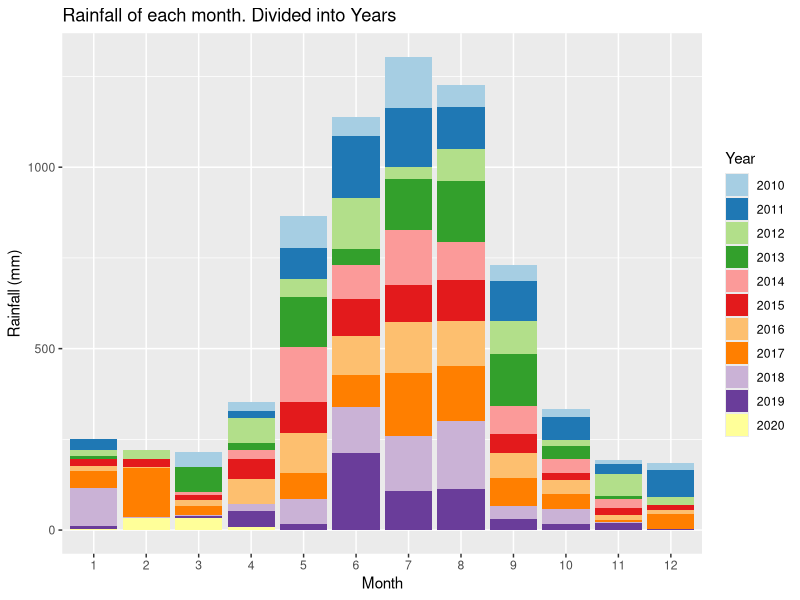
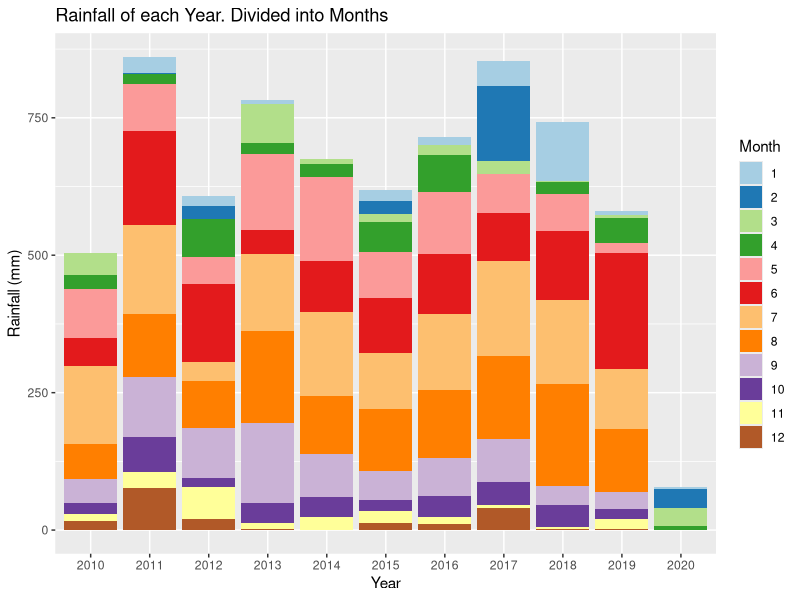
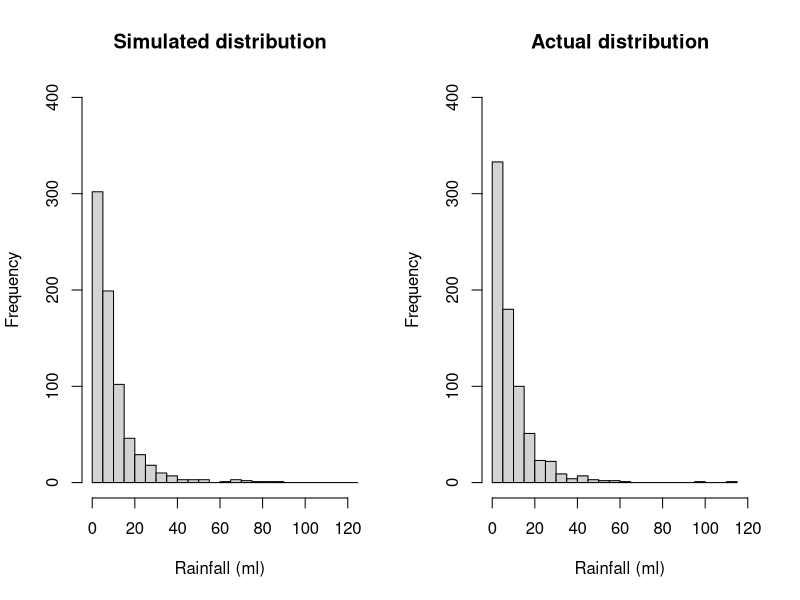
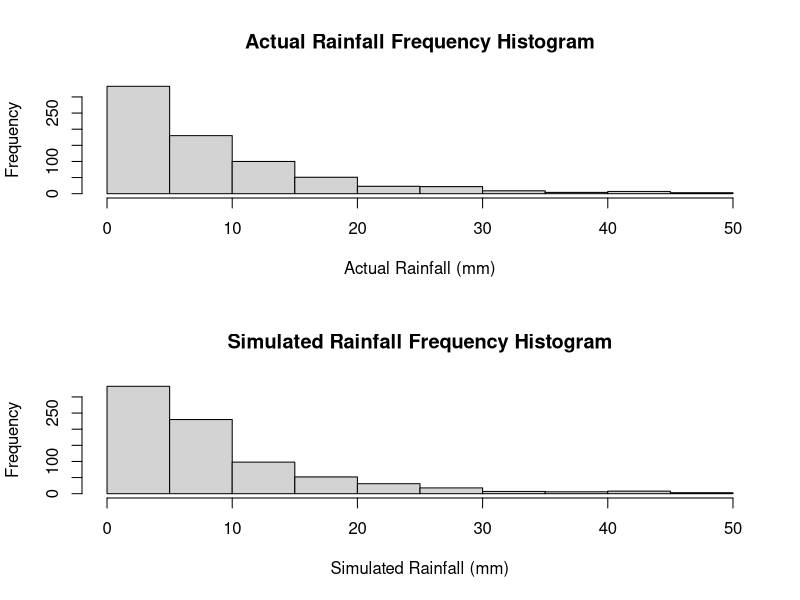
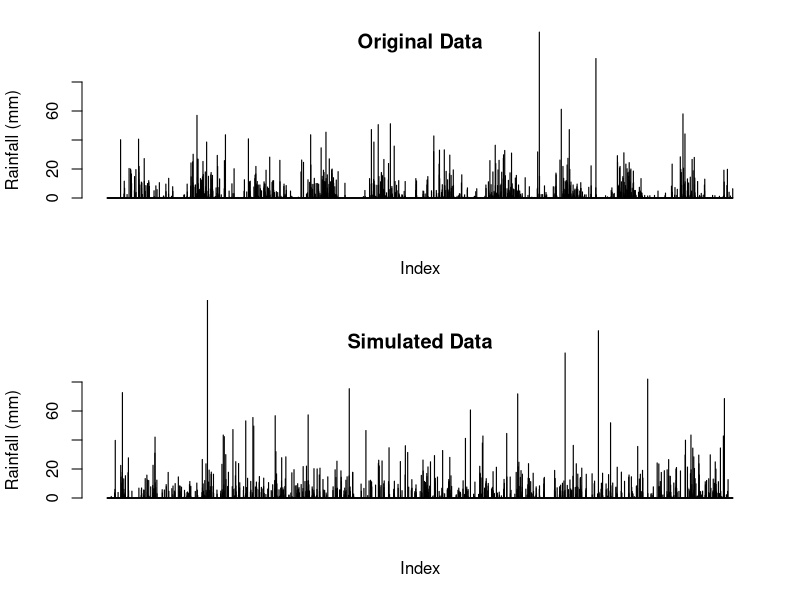
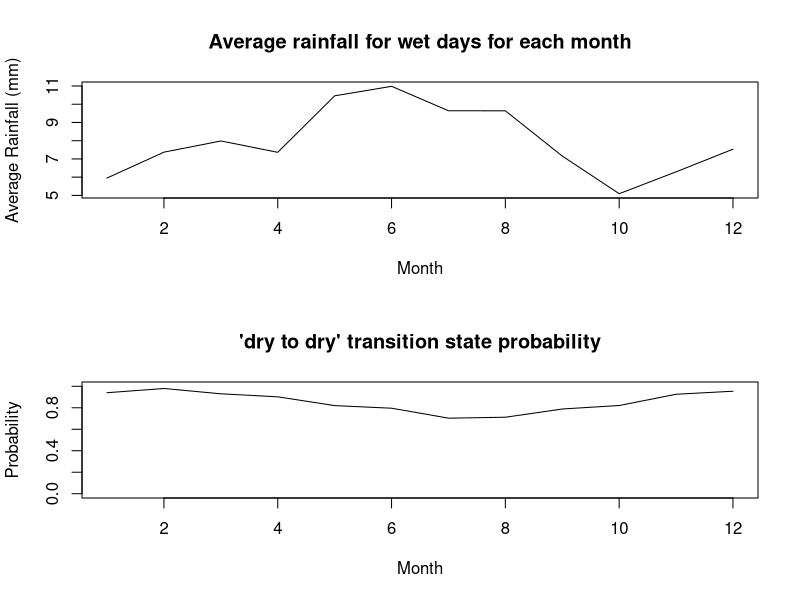
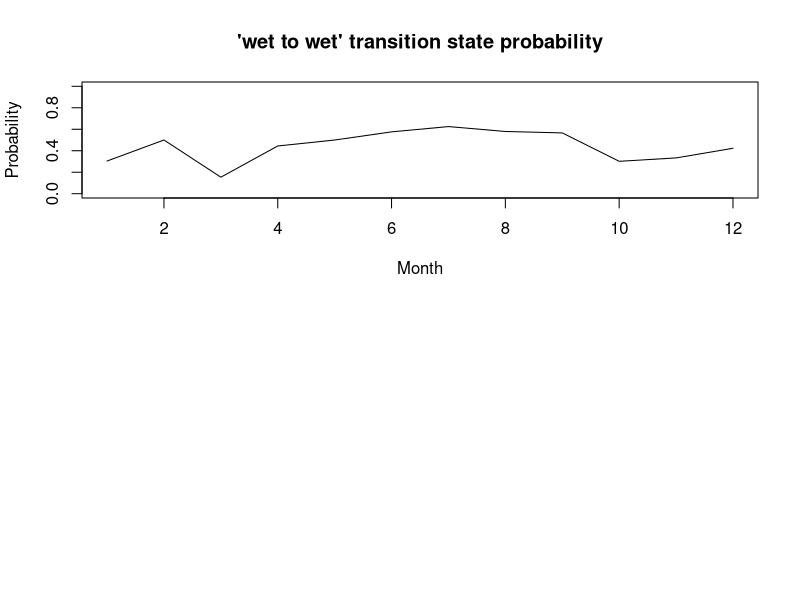
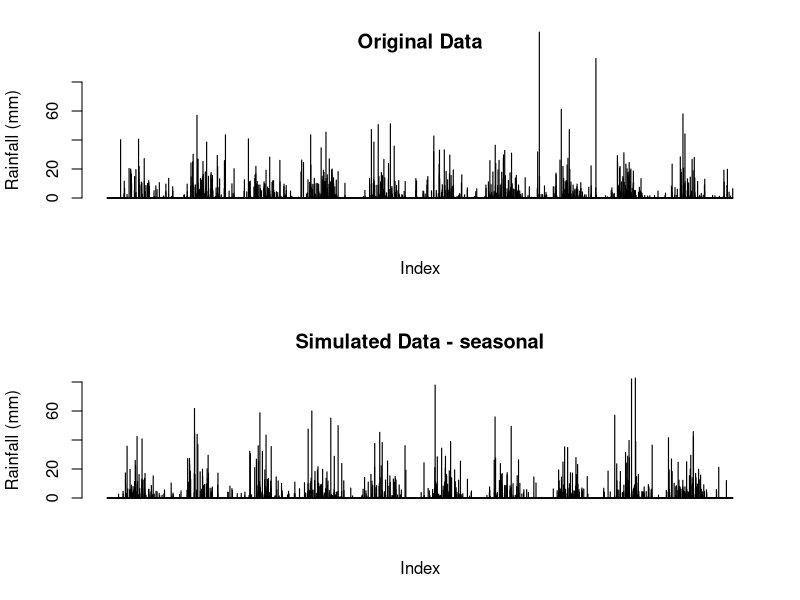

Source code (R) for these figures, in order:
## ---- chunk 1
knitr::opts_chunk$set(echo = TRUE)
## ---- chunk 2
# Reading in the data from the csv file
data <-  read.csv("IDCJAC0009_009225_1800_Data.csv")
weather_data <- data
weather_data <- weather_data[which(is.na(weather_data$Rainfall.amount..millimetres.) == FALSE),] # excluding rows with no rainfall record made 
## ---- chunk 3
weather_data$date <- do.call(paste, c(weather_data[c("Day", "Month", "Year")], sep = "-")) # creating a column that contains the date for easy indentification
## ---- chunk 4
# function to categorise day as either 'wet' or 'dry' for the Markov Chain functions
state <- function(x){
  stateList <- c()
  for(ii in 1:length(x)){
    if(x[ii] < 1){
      stateList <- c(stateList, "dry")
    }
    if(x[ii] >= 1){
      stateList <- c(stateList, "wet")
    }
  }
  return(stateList)
}
weather_data$state <- state(weather_data$Rainfall.amount..millimetres.)
## ---- chunk 5
head(weather_data[,c('Rainfall.amount..millimetres.','state')], 10)
## ---- chunk 6
# function establishing Markov Chain transition state. Establishing the relationship between the rainfall of a given day and the day before it.
transitionState <- function(x){
  transitionStateList <- c('') #can't find transition state of first observation
  for(i in 2:length(x)){
    if(x[i] == "dry"){
      if (x[i-1] == "dry"){
        transitionStateList <- c(transitionStateList, "DryToDry")
      }
      else {
        transitionStateList <- c(transitionStateList, "WetToDry")
      }
    }
    if(x[i] == "wet"){
      if (x[i-1] == "dry"){
        transitionStateList <- c(transitionStateList, "DryToWet")
      }
      else {
        transitionStateList <- c(transitionStateList, "WetToWet")
      }
    }
  }
  return(transitionStateList)
}
weather_data$transitionState <- transitionState(weather_data$state)
## ---- chunk 7
head(weather_data[,c('Rainfall.amount..millimetres.','state', 'transitionState')], 10)
## ---- chunk 8
train_data <- subset(weather_data, Year >= 2010) # only look at the most recent, relevant data.
library(ggplot2)
library(RColorBrewer)

# explorative plots investigating the distribution of rainfall across months and years

# Plotting the rainfall data (grouped by years and months)
# Distribution of rainfall by month (segmented by year)
ggplot(train_data, aes(x = factor(Month), y = Rainfall.amount..millimetres., fill = factor(Year))) + 
  geom_bar(stat = "identity") + 
  scale_fill_brewer(palette = "Paired") + 
  xlab("Month")+
  ylab("Rainfall (mm)")+
  labs(fill = "Year")+
  ggtitle("Rainfall of each month. Divided into Years")
# There does appear to be a rough distribution of rainfall by month. Most years May, June, July, August, and September (month 5-9) have the most rain. There are outliers

ggplot(train_data, aes(x = factor(Year), y = Rainfall.amount..millimetres., fill = factor(Month))) + 
  geom_bar(stat = "identity") + 
  scale_fill_brewer(palette = "Paired") + 
  xlab("Year")+
  ylab("Rainfall (mm)")+
  labs(fill = "Month")+
  ggtitle("Rainfall of each Year. Divided into Months")
# There does not appear to be any obvious pattern in the rainfall across the 10 years (note. 2020 only contains 4 months of data, hence the low rainfall). The average looks to be around 650-700 mm. 
## ---- chunk 9
table(train_data$Month, train_data$Year) # only four months of data in 2020
## ---- chunk 10
#Calculating transition state probabilities, in general (no respect to month or season)
weatherTable <- table(train_data$transitionState)
weatherTable

probWetToWet = weatherTable['WetToWet'] / (weatherTable['WetToWet'] + weatherTable['WetToDry'])
probWetToWet

probDryToDry = weatherTable['DryToDry'] / (weatherTable['DryToDry'] + weatherTable['DryToWet'])
probDryToDry
## ---- chunk 11
#Basic generator (No seasonal variation)

#calculated above
generateRainfallBasic <- function(genLength){
  currentState = "dry" # Years start with very little rain, so more likely to start dry
  rainAmountList <- c()
  for (i3 in 1:genLength){
    if (currentState == "dry"){
      if (runif(1) < probDryToDry){
        currentState = "dry"
      }
      else{
        currentState = "wet"
      }
    }
    else if (currentState == "wet"){
      if (runif(1) < probWetToWet){
        currentState = "wet"
      }
      else{
        currentState = "dry"
      }
    }
                                      #generating amount of rainfall if state is wet, else 0
    if (currentState == "wet"){
      rainAmount <- 5.66*exp(rnorm(1))
      rainAmountList <- c(rainAmountList, rainAmount)
    }
    else{
      rainAmountList <- c(rainAmountList, 0)
    }
  }
  return(rainAmountList)
}
## ---- chunk 12
#comparing log-normal against actual data, veeerryyyy close fit, will use log-normal for rainfall sim
par(mfrow=c(1,2))
p1 <- 5.66*exp(rnorm(732))
hist(p1, breaks = 30, xlim = c(0,120), ylim = c(0,400), main = "Simulated distribution", xlab = "Rainfall (ml)")

p2 <- train_data$Rainfall.amount..millimetres.[train_data$Rainfall.amount..millimetres.>1]
hist(p2, breaks = 30, xlim = c(0,120), ylim = c(0,400), main = "Actual distribution", xlab = "Rainfall (ml)")

mean(p1)
mean(p2)
## ---- chunk 13
#Basic generator tests
testRainfall = generateRainfallBasic(3761)

par(mfrow=c(2,1))
hist(train_data$Rainfall.amount..millimetres.[train_data$Rainfall.amount..millimetres.>1 & train_data$Rainfall.amount..millimetres.<50], xlab = "Actual Rainfall (mm)", main = "Actual Rainfall Frequency Histogram")
hist(testRainfall[testRainfall > 1 & testRainfall <50], xlab = "Simulated Rainfall (mm)", main = "Simulated Rainfall Frequency Histogram")

par(mfrow=c(2,1))
barplot(train_data$Rainfall.amount..millimetres., ylim = c(0,80), main = "Original Data", ylab = "Rainfall (mm)", xlab = "Index")
barplot(testRainfall, ylim = c(0,80), main = "Simulated Data", ylab = "Rainfall (mm)", xlab = "Index")
## ---- chunk 14
#Calculates the transition probabilities for each month

transitonStatesMonthsFrame <- data.frame(list(rep(0, 12), list(rep(0, 12), list(rep(0, 12), list(rep(0, 12)))))) #Initialises 12x4 frame filled with zeroes (4 columns for each transition state, 12 rows for each month)
names(transitonStatesMonthsFrame) <- c('DryToDry', 'DryToWet', 'WetToDry', 'WetToWet')

#Makes the dataframe with the count of each transition state with each month
for (i4 in 1:dim(train_data)[1]){
  tempTransitionState <- train_data[i4, 'transitionState']
  tempMonth <- train_data[i4, 'Month'] 
  transitonStatesMonthsFrame[tempMonth, tempTransitionState] <- transitonStatesMonthsFrame[tempMonth, tempTransitionState]+1 # increase count of tempTransitionState for month tempMonth by 1
}
## ---- chunk 15
head(transitonStatesMonthsFrame, 10)
## ---- chunk 16
#Calculates the transition state probabilities for each month in the data frame
probTransitonStatesMonthsFrame <- transitonStatesMonthsFrame
for (i in 1:dim(transitonStatesMonthsFrame)[1]){
  
  probTransitonStatesMonthsFrame[i, 'DryToDry'] <- transitonStatesMonthsFrame[i, 'DryToDry'] / (transitonStatesMonthsFrame[i, 'DryToDry'] + transitonStatesMonthsFrame[i, 'DryToWet'])
  
  probTransitonStatesMonthsFrame[i, 'DryToWet'] <- transitonStatesMonthsFrame[i, 'DryToWet'] / (transitonStatesMonthsFrame[i, 'DryToDry'] + transitonStatesMonthsFrame[i, 'DryToWet'])
    
  probTransitonStatesMonthsFrame[i, 'WetToDry'] <- transitonStatesMonthsFrame[i, 'WetToDry'] / (transitonStatesMonthsFrame[i, 'WetToDry'] + transitonStatesMonthsFrame[i, 'WetToWet'])
    
  probTransitonStatesMonthsFrame[i, 'WetToWet'] <- transitonStatesMonthsFrame[i, 'WetToWet'] / (transitonStatesMonthsFrame[i, 'WetToDry'] + transitonStatesMonthsFrame[i, 'WetToWet'])
}
## ---- chunk 17
head(probTransitonStatesMonthsFrame, 10)
## ---- chunk 18
#testing average rainfall when its rains in each month, and for wettowet vs drytowet transitions.
test_w2w <- train_data$Rainfall.amount..millimetres.[train_data$transitionState == "WetToWet"]
test_d2w <- train_data$Rainfall.amount..millimetres.[train_data$transitionState == "DryToWet"]
mean(test_w2w)
mean(test_d2w)
wilcox.test(test_d2w, test_w2w)
#since resulting wilcox test p-value is 0.85, we conclude that theres no difference in rainfall depending on the transition state, and do not need to include it in our model.

test_rainfallPerMonth <- train_data[train_data$state == "wet",c(4,6)]
kruskal.test(Rainfall.amount..millimetres. ~ Month, data = test_rainfallPerMonth)
#p-val = 0.00016, therefore difference between average rainfall for each month

## ---- chunk 19
#calculating the mean rainfall when it rains for each month, to change how much it rains according to the generator later on. Limited to less than 60 mls as the dataset is not large enough for large rainfall amounts (such as 114ml in feburary) to not throw the mean off.
rainMonthData <- c()
for (i in 1:12){
  temp<- train_data$Rainfall.amount..millimetres.[train_data$state == "wet" & train_data$Month == i & train_data$Rainfall.amount..millimetres. < 60]
  rainMonthData <- c(rainMonthData, list(temp))
  rm(temp)
}

rainfallAvgMonth <- sapply(rainMonthData, mean)

## ---- chunk 20
plot(c(1:12), rainfallAvgMonth, type = "l", xlab = "Month", ylab = "Average Rainfall (mm)", main = "Average rainfall for wet days for each month")
## ---- chunk 21
#How the transition state probabilities vary for each month
plot(probTransitonStatesMonthsFrame$DryToDry, ylim = c(0,1), xlab = "Month", main = "'dry to dry' transition state probability", type = 'l', ylab = "Probability")
plot(probTransitonStatesMonthsFrame$WetToWet, ylim = c(0,1), xlab = "Month", main = "'wet to wet' transition state probability", type = 'l', ylab = "Probability")
## ---- chunk 22

#Weather generator accounting  for seasonal variation of transition states or something i hope
#Yes this is just a spicy version of basic generator it's mostly the same in fact if i forget to even do this it is the same


generateRainfallSeasonal <- function(input){
  # input must be weather_data or a subset of weather_data
  currentState = "dry" #can make this into a random choice later
  rainAmountList <- c()
  for (i5 in 1:dim(input)[1]){
    if (currentState == "dry"){
      if (runif(1) < probTransitonStatesMonthsFrame[input[i5, 'Month'], 'DryToDry']){ #now inputs depending on the month of input
        currentState = "dry"
      }
      else{
        currentState = "wet"
      }
    }
    else if (currentState == "wet"){
      if (runif(1) < probTransitonStatesMonthsFrame[input[i5, 'Month'], 'WetToWet']){
        currentState = "wet"
      }
      else{
        currentState = "dry"
      }
    }
                                      #generating amount of rainfall if state is wet, else 0
    if (currentState == "wet"){
      
      #rainAmount <- 5.66*exp(rnorm(1)) #now log-normal dist, 5 used because is close to mean of weather_data's / the mean of what exp(rnorm(1)) is by default /// Old Version 
      rainAmount <- rainfallAvgMonth[input[i5, 'Month']]*exp(rnorm(1))/1.648 #average of exp(rnorm(1)) is ~1.648, so we divide by that so the average of each month will just be the actual average calculated from rainfallAvgMonth.
      
      rainAmountList <- c(rainAmountList, rainAmount)
    }
    else{
      rainAmountList <- c(rainAmountList, 0)
    }
  }
  return(rainAmountList)
}
## ---- chunk 23
#testing code for seasonal generator
inputSeasonalRainfall <- dplyr::select(train_data, 'Year', 'Month', 'Day') #using existing train data's dates to input to function, instead of putting in just how many to generate

testSeasonalRainfall = generateRainfallSeasonal(inputSeasonalRainfall)
## ---- chunk 24
par(mfrow=c(2,1))
barplot(train_data$Rainfall.amount..millimetres., ylim = c(0,80), main = "Original Data", ylab = "Rainfall (mm)", xlab = "Index")
barplot(testSeasonalRainfall, ylim = c(0,80), main = "Simulated Data - seasonal", ylab = "Rainfall (mm)", xlab = "Index")
## ---- chunk 25
#comparing log-normal against actual data, veeerryyyy close fit, will use log-normal for rainfall sim
p1 <- 5*exp(rnorm(732))
p1 <- p1[p1>1]
hist(p1, breaks = 30, xlim = c(0,120), ylim = c(0,400), main = "Simulated distribution")

p2 <- train_data$Rainfall.amount..millimetres.[train_data$Rainfall.amount..millimetres.>1]
hist(p2, breaks = 30, xlim = c(0,120), ylim = c(0,400), main = "actual distribution")

## ---- chunk 26
set.seed(100345)

sampID <- sample.int(nrow(train_data), size = 0.8*nrow(train_data), replace = FALSE)
train_data <- train_data[sampID,] # 80% of data for training
test_data <- train_data[-sampID,] # 20% for testing
## ---- chunk 27
#code to calculate transition probabilities for each month (copied from earlier)
#calculating the number of occurances of each trainsition state for each month
transitonStatesMonthsFrame <- data.frame(list(rep(0, 12), list(rep(0, 12), list(rep(0, 12), list(rep(0, 12)))))) #initialising frame by creating 12x4 frame filled with zeroes
names(transitonStatesMonthsFrame) <- c('DryToDry', 'DryToWet', 'WetToDry', 'WetToWet') #name da columns

for (i4 in 1:dim(train_data)[1]){ #making dataframe with count of each transition state for each month
  tempTransitionState <- train_data[i4, 'transitionState']
  tempMonth <- train_data[i4, 'Month']
  transitonStatesMonthsFrame[tempMonth, tempTransitionState] <- transitonStatesMonthsFrame[tempMonth, tempTransitionState]+1
}

#calculating the probabilites of each transition state for eachonth from the number of occurances 
probTransitonStatesMonthsFrame<- transitonStatesMonthsFrame

for (i in 1:dim(transitonStatesMonthsFrame)[1]){ #calculating transition probs for each month in df
  
  probTransitonStatesMonthsFrame[i, 'DryToDry'] <- transitonStatesMonthsFrame[i, 'DryToDry'] / (transitonStatesMonthsFrame[i, 'DryToDry'] + transitonStatesMonthsFrame[i, 'DryToWet'])
  
  probTransitonStatesMonthsFrame[i, 'DryToWet'] <- transitonStatesMonthsFrame[i, 'DryToWet'] / (transitonStatesMonthsFrame[i, 'DryToDry'] + transitonStatesMonthsFrame[i, 'DryToWet'])
    
  probTransitonStatesMonthsFrame[i, 'WetToDry'] <- transitonStatesMonthsFrame[i, 'WetToDry'] / (transitonStatesMonthsFrame[i, 'WetToDry'] + transitonStatesMonthsFrame[i, 'WetToWet'])
    
  probTransitonStatesMonthsFrame[i, 'WetToWet'] <- transitonStatesMonthsFrame[i, 'WetToWet'] / (transitonStatesMonthsFrame[i, 'WetToDry'] + transitonStatesMonthsFrame[i, 'WetToWet'])
}

# calucating the new average rainfall for each month
rainMonthData <- c()
for (i in 1:12){
  temp<- train_data$Rainfall.amount..millimetres.[train_data$state == "wet" & train_data$Month == i & train_data$Rainfall.amount..millimetres. < 60]
  rainMonthData <- c(rainMonthData, list(temp))
  rm(temp)
}
rainfallAvgMonth <- sapply(rainMonthData, mean)
## ---- chunk 28
#generate test data
testSeasonalRainfall20 = generateRainfallSeasonal(test_data) # generate a simulation with the same number of observations as test_data (20% of the total data)
## ---- chunk 29
par(mfrow = c(2, 1))
barplot(testSeasonalRainfall20, ylab = "Rainfall (mm)", xlab = "index", main = "Simulated data")
barplot(test_data$Rainfall.amount..millimetres., ylab = "Rainfall (mm)", xlab  = "index", main = "Actual data")
## ---- chunk 30
# Wilcoxon signed rank test
WT <- wilcox.test(testSeasonalRainfall20, test_data$Rainfall.amount..millimetres., paired=T)
print("Wilcoxon rank sum p-value")
WT$p.value
# paired student t test
TT <- t.test(testSeasonalRainfall20, test_data$Rainfall.amount..millimetres., paired=T)
print("t-test p-value")
TT$p.value
## ---- chunk 31
train_data <- subset(weather_data, Year >= 2010)
train10_data <- subset(weather_data, Year >= 2009 & Year < 2019)
data_2019 <- subset(weather_data, Year == 2019)
## ---- chunk 32
#code to calculate transition probabilities for each month (copied from earlier)
transitonStatesMonthsFrame <- data.frame(list(rep(0, 12), list(rep(0, 12), list(rep(0, 12), list(rep(0, 12)))))) #initialising frame by creating 12x4 frame filled with zeroes
names(transitonStatesMonthsFrame) <- c('DryToDry', 'DryToWet', 'WetToDry', 'WetToWet') #name da columns

for (i4 in 1:dim(train10_data)[1]){ #making dataframe with count of each transition state for each month
  tempTransitionState <- train10_data[i4, 'transitionState']
  tempMonth <- train10_data[i4, 'Month']
  transitonStatesMonthsFrame[tempMonth, tempTransitionState] <- transitonStatesMonthsFrame[tempMonth, tempTransitionState]+1
}
## ---- chunk 33
#also copied from earlier
probTransitonStatesMonthsFrame<- transitonStatesMonthsFrame
for (i in 1:dim(transitonStatesMonthsFrame)[1]){ #calculating transition probs for each month in df
  
  probTransitonStatesMonthsFrame[i, 'DryToDry'] <- transitonStatesMonthsFrame[i, 'DryToDry'] / (transitonStatesMonthsFrame[i, 'DryToDry'] + transitonStatesMonthsFrame[i, 'DryToWet'])
  
  probTransitonStatesMonthsFrame[i, 'DryToWet'] <- transitonStatesMonthsFrame[i, 'DryToWet'] / (transitonStatesMonthsFrame[i, 'DryToDry'] + transitonStatesMonthsFrame[i, 'DryToWet'])
    
  probTransitonStatesMonthsFrame[i, 'WetToDry'] <- transitonStatesMonthsFrame[i, 'WetToDry'] / (transitonStatesMonthsFrame[i, 'WetToDry'] + transitonStatesMonthsFrame[i, 'WetToWet'])
    
  probTransitonStatesMonthsFrame[i, 'WetToWet'] <- transitonStatesMonthsFrame[i, 'WetToWet'] / (transitonStatesMonthsFrame[i, 'WetToDry'] + transitonStatesMonthsFrame[i, 'WetToWet'])
}
## ---- chunk 34
set.seed(10356)

# get a testing 
monthList <- subset(weather_data, Year == 2019) # a year that isn't a leap year to get the month list, as generation algorithm only requires months
monthList <- monthList['Month']
testSeasonalRainfall10 <- generateRainfallSeasonal(monthList)
## ---- chunk 35
#compare generated year against 2019
par(mfrow = c(2,1))
barplot(testSeasonalRainfall10, xlab = "Index", ylab = "Rainfall (mm)", main = "Simulated Rainfall")
barplot(data_2019$Rainfall.amount..millimetres., xlab = "Index", ylab = "Rainfall (mm)", main = "2019 Rainfall")
## ---- chunk 36
# check other years for comparison
par(mfrow = c(3,2))
barplot(testSeasonalRainfall10, xlab = "Index", ylab = "Rainfall (mm)", main = "Simulated Rainfall")
year <- subset(weather_data, Year == 2015)
barplot(year$Rainfall.amount..millimetres., xlab = "Index", ylab = "Rainfall (mm)", main = "2015 Rainfall")
year <- subset(weather_data, Year == 2008)
barplot(year$Rainfall.amount..millimetres., xlab = "Index", ylab = "Rainfall (mm)", main = "2008 Rainfall")
year <- subset(weather_data, Year == 2015)
barplot(year$Rainfall.amount..millimetres., xlab = "Index", ylab = "Rainfall (mm)", main = "2017 Rainfall")
year <- subset(weather_data, Year == 2007)
barplot(year$Rainfall.amount..millimetres., xlab = "Index", ylab = "Rainfall (mm)", main = "2007 Rainfall")
year <- subset(weather_data, Year == 2013)
barplot(year$Rainfall.amount..millimetres., xlab = "Index", ylab = "Rainfall (mm)", main = "2013 Rainfall")
rm(year)
## ---- chunk 37
# Creates a graph of difference in rainfall for years, weeks, months, years to see if there are any potential patterns.

# Creates a list of the weekly rainfall
RainfallWeekly <- data.frame("Rainfall (mm)", "Week")
colnames(RainfallWeekly) <- c("Rainfall (mm)", "Week")
RainfallWeekly$`Rainfall (mm)` <- as.numeric(RainfallWeekly$`Rainfall (mm)`)
RainfallWeekly$Week <- as.numeric(RainfallWeekly$Week)
week = 1
weekRain = 0
for(ii in c(1: nrow(weather_data))){
  weekRain = weekRain + weather_data[ii, 6] # rainfall amount for that row
  
  if(ii%%7 == 0){ # every 7th row
    RainfallWeekly[(ii/7), 1] <- weekRain # 1 row of RainfallWeekly created every 7 rows (1 weeks) - inserting rainfall total for that week
    RainfallWeekly[(ii/7), 2] <- week
    week = week + 1
    weekRain = 0 # clear total rainfall to prepare for next week
  }
}
## ---- chunk 38
RainfallWeeklyDiff <- data.frame(c(1:(nrow(RainfallWeekly)-1)), c(1:(nrow(RainfallWeekly)-1))) # data frame with two columns, one less row than RainfallWeekly
colnames(RainfallWeeklyDiff) <- c("Rainfall diff (mm)", "Week")
RainfallWeeklyDiff$`Rainfall diff (mm)` <- diff(RainfallWeekly$`Rainfall (mm)`) # change in weeks
## ---- chunk 39
# plot first 700 weeks first against the difference in rainfall, and then the rainfall per week
par(mfrow = c(4,1))
plot(RainfallWeeklyDiff[c(1:350), 2], RainfallWeeklyDiff[c(1:350), 1], xlab = "week", ylab = "change in rainfall (mm)", cex = 2, type = "b")
plot(RainfallWeekly[c(1:350), 2], RainfallWeekly[c(1:350), 1], xlab = "week", ylab = "rainfall (mm)", type = "l")
plot(RainfallWeeklyDiff[c(351:700), 2], RainfallWeeklyDiff[c(351:700), 1], xlab = "week", ylab = "change in rainfall (mm)", cex = 2, type = "b")
plot(RainfallWeekly[c(351:700), 2], RainfallWeekly[c(351:700), 1], xlab = "week", ylab = "rainfall (mm)", type = "l")

## ---- chunk 40
# plot second 700 weeks first against the difference in rainfall, and then the rainfall per week
par(mfrow = c(4,1))
plot(RainfallWeeklyDiff[c(701:1050), 2], RainfallWeeklyDiff[c(701:1050), 1], xlab = "week", ylab = "change in rainfall (mm)", cex = 2, type = "b")
plot(RainfallWeekly[c(701:1050), 2], RainfallWeekly[c(701:1050), 1], xlab = "week", ylab = "rainfall (mm)", type = "l")
plot(RainfallWeeklyDiff[c(1051:1414), 2], RainfallWeeklyDiff[c(1051:1414), 1], xlab = "week", ylab = "change in rainfall (mm)", cex = 2, type = "b")
plot(RainfallWeekly[c(1051:1414), 2], RainfallWeekly[c(1051:1414), 1], xlab = "week", ylab = "rainfall (mm)", type = "l")
## ---- chunk 41
rainSort_2019 <- data_2019$Rainfall.amount..millimetres.
# qqplot before removing 'dry' days
qqnorm(rainSort_2019, pch = 1, frame = F, main = "Normal Q-Q Plot of Rainfall 2019 (including dry days)")
qqline(rainSort_2019, col = "red", lwd = 2)
rainSort_2019 <- rainSort_2019[which(rainSort_2019 != 0)]
# qqplot after removing 'dry' days
qqnorm(rainSort_2019, pch = 1, frame = F, main = "Normal Q-Q Plot of Rainfall 2019 (excluding dry days)")
qqline(rainSort_2019, col = "red", lwd = 2)
hist(rainSort_2019, breaks = 50)
# data is not normally distributed
rm(rainSort_2019)
## ---- chunk 42
rain2019 <- subset(weather_data, Year == 2019)
length(rain2019$Rainfall.amount..millimetres.)
length(testSeasonalRainfall10)
# function to return the sum of ranks of difference (w+ and w-) that are part of the Wilcoxon signed rank calculations
returnRanks <- function(simulated, actual){
  diffs <- (simulated - actual)
  diffs <- diffs[diffs != 0]
  posDifs <- which(diffs > 0)
  negDiffs <- which(diffs < 0)
  rank <- rank(abs(diffs))
  rankPosDiff <- sum(rank[posDifs])
  rankNegDiff <- sum(rank[negDiffs]) 
  return(c(rankPosDiff, rankNegDiff))
}
## ---- chunk 43
table(rain2019$Month)
# To perform the Wilcoxon Signed Rank test we must have paired data, so we have to find the extra dates in testSeasonalRainfall10 (note: 2019 is a non leap year) and remove them.
# Upon review we find that there are days missing from October and December.
## ---- chunk 44
table(rain2019$Day)
# one month is missing a day 5, and another is missing a day 19 (both 11 when should be 12)/
temp <- subset(rain2019, Day == 5)
temp$Month # 5th of October missing
temp <- subset(rain2019, Day == 19)
temp$Month # 19th of December missing
rm(temp)
which(rain2019$date == "4-10-2019") # find what row the day before 5-10-2019 is
# thereforer 5-10-2019 would be row 278 (277+1)
which(rain2019$date == "18-12-2019") # find what row the day before 5-10-2019 is
# thereforer 5-10-2019 would be row 353 (351+2). Add two as both 5th october and 19th december are missing
## ---- chunk 45
# after finding the days that need to be removed we find that the days are day 278 and 353 from testSeasonalRainfall10
simRainfall2019 <- testSeasonalRainfall10
## ---- chunk 46
set.seed(102343656)

# get a testing 
monthList <- subset(weather_data, Year == 2019) # a year that isn't a leap year to get the month list, as generation algorithm only requires months
monthList <- monthList['Month']
testSeasonalRainfall10 <- generateRainfallSeasonal(monthList)
simRainfall2019 <- testSeasonalRainfall10 # remove day 278 and day 353 data from testSeasonalRainfall10
## ---- chunk 47
# test of testSeasonalRainfall10 against 2019 rainfall (testSeasonalRainfall10 was simulation of 2019 rainfall)
wilcox.test(rain2019$Rainfall.amount..millimetres., simRainfall2019, paired = T, alternative = "t", conf.int = T, conf.level = 0.95)

# the p-value is 0.04918,indicating that it is likely that there is a significant difference between the simulated data and the actual data. This means that one set of data was consistently and significantly larger than the other

# manual calculation of Wilcoxon signed rank values 

sumRanks <- returnRanks(simRainfall2019, rain2019$Rainfall.amount..millimetres.)
sumRanks[1] # rankPosDiff ( sum of the ranks of the positive differences)
sumRanks[2] # rankNegDiff (sum of the ranks of the negative differrences)

# rankPosDiff (the sum of the ranks of the differences where the simulated data is greater than the actual) is 7414. rankNegDiff (the sum of the ranks of the the differences where the actual is greater than the simulated) is 5147. rankPosDiff is quite a bit larger than rankNegDiff
## ---- chunk 48
# to confirm the results of the first Wilcoson signed rank test, repeat with 3 different sets of simulated rainfall
set.seed(12345)

# using month probabilites generate one years worth of data 
monthList <- subset(weather_data, Year == 2011) # a year that isn't a leap year to get the month list, as generation algorithm only requires months
monthList <- monthList['Month']
testSeasonalRainfall10 <- generateRainfallSeasonal(monthList)

simRainfall2019 <- testSeasonalRainfall10[-c(278, 353)] # remove day 278 and day 353 data from testSeasonalRainfall10

wilcox.test(rain2019$Rainfall.amount..millimetres., simRainfall2019, paired = T, alternative = "t", conf.int = T, conf.level = 0.95)

# The p-value is 0.1981, indiciating that there is not a significant difference between the simulated data and the actual data

# manual calculation of Wilcoxon signed rank values 
sumRanks <- returnRanks(simRainfall2019, rain2019$Rainfall.amount..millimetres.)
sumRanks[1] # rankPosDiff ( sum of the ranks of the positive differences)
sumRanks[2] # rankNegDiff (sum of the ranks of the negative differrences)

## ---- chunk 49
set.seed(347876)

# using month probabilites generate one years worth of data 
monthList <- subset(weather_data, Year == 2011) # a year that isn't a leap year to get the month list, as generation algorithm only requires months
monthList <- monthList['Month']
testSeasonalRainfall10 <- generateRainfallSeasonal(monthList)

simRainfall2019 <- testSeasonalRainfall10[-c(278, 353)] # remove day 278 and day 353 data from testSeasonalRainfall10

wilcox.test(rain2019$Rainfall.amount..millimetres., simRainfall2019, paired = T, alternative = "t", conf.int = T, conf.level = 0.95)

# manual calculation of Wilcoxon signed rank values 
sumRanks <- returnRanks(simRainfall2019, rain2019$Rainfall.amount..millimetres.)
sumRanks[1] # rankPosDiff ( sum of the ranks of the positive differences)
sumRanks[2] # rankNegDiff (sum of the ranks of the negative differrences)

## ---- chunk 50
set.seed(3456789)
# using month probabilites generate one years worth of data 
monthList <- subset(weather_data, Year == 2011) # a year that isn't a leap year to get the month list, as generation algorithm only requires months
monthList <- monthList['Month']
testSeasonalRainfall10 <- generateRainfallSeasonal(monthList)
simRainfall2019 <- testSeasonalRainfall10[-c(278, 353)] # remove day 278 and day 353 data from testSeasonalRainfall10

wilcox.test(rain2019$Rainfall.amount..millimetres., simRainfall2019, paired = T, alternative = "t", conf.int = T, conf.level = 0.95)

# manual calculation of Wilcoxon signed rank values 
sumRanks <- returnRanks(simRainfall2019, rain2019$Rainfall.amount..millimetres.)
sumRanks[1] # rankPosDiff ( sum of the ranks of the positive differences)
sumRanks[2] # rankNegDiff (sum of the ranks of the negative differrences)
## ---- chunk 51
# looking at the four total simulations created, there is generally no significant different between the simulated rainfall and the actual rainfall. 
# However looking at rankPosDiff and rankNegDiff calculated for each (the sum of the ranks of the positive and negative differences between the simulated and actual data respectively), the simulated rainfall was consistently larger than the actual data 
# The reason for this is likely because 2019 had a very small amount of rainfall compared to the rest of the years.
sum(train10_data$Rainfall.amount..millimetres.)/10 # /10 to get average of 10 years of rain data
sum(rain2019$Rainfall.amount..millimetres.)
## ---- chunk 52
median(simRainfall2019)
median(rain2019$Rainfall.amount..millimetres.)

# given the number of dry days, it makes sense that the median's would be very similar in the Wilcoxon Signed Rank test
# To perform the Wilcoxon Signed Rank test we remove those dates from testSeasonalRainfall10
# 2019 is a non leap year so February will have 28 days
#October 5th and December 19th are missing, so we remove them
month_result <- which(rain2019$date == "4-10-2019" | rain2019$date=="18-12-2019")
simRainfall2019 <- testSeasonalRainfall10[-c(month_result[1]+1, month_result[2]+1)]

# Test of testSeasonalRainfall10 against 2019 rainfall (testSeasonalRainfall10 was simulation of 2019 rainfall)
wilcox.test(simRainfall2019, rain2019$Rainfall.amount..millimetres., paired = T, alternative = "t")

# Since the p-value is relatively high, it can be concluded that there is no significant diference between the simulated 2019 data and the actual 2019 data. 
# While the simulation may not be an accurate prediction of 2019 (as seen in the barplots), the simulation was also not logically flawed, as there is not a significant difference between the median of the simulation and the median of the actual.
#Furthermore, a qucik comparison of the medians in the Wilcoxon Signed Rank test shows that (as expected) they are also very similar.
cat("Median of actual and simulated rainfall respectively: ", median(rain2019$Rainfall.amount..millimetres.), median(simRainfall2019))
rm(simRainfall2019)
## ---- chunk 53
# looking at 2013 data (which had a larger than average amount of rain)

rain2013 <- subset(weather_data, Year == 2013)
simRainfall2013 <- generateRainfallSeasonal(monthList)
wilcox.test(simRainfall2013, rain2013$Rainfall.amount..millimetres., paired = T, conf.int = T, conf.level = 0.95)

par(mfrow = c(2,1))
barplot(simRainfall2013, xlab = "Index", ylab = "Rainfall (mm)", main = "Simulated Rainfall")
barplot(rain2013$Rainfall.amount..millimetres., xlab = "Index", ylab = "Rainfall (mm)", main = "2013 Rainfall")

diffs <- (simRainfall2013 - rain2013$Rainfall.amount..millimetres.)
diffs <- diffs[diffs != 0]
posDifs <- which(diffs > 0)
negDiffs <- which(diffs < 0)
rank <- rank(abs(diffs))
rankPosDiff <- sum(rank[posDifs])
rankNegDiff <- sum(rank[negDiffs]) 

rankPosDiff
rankNegDiff
mean(diffs)
